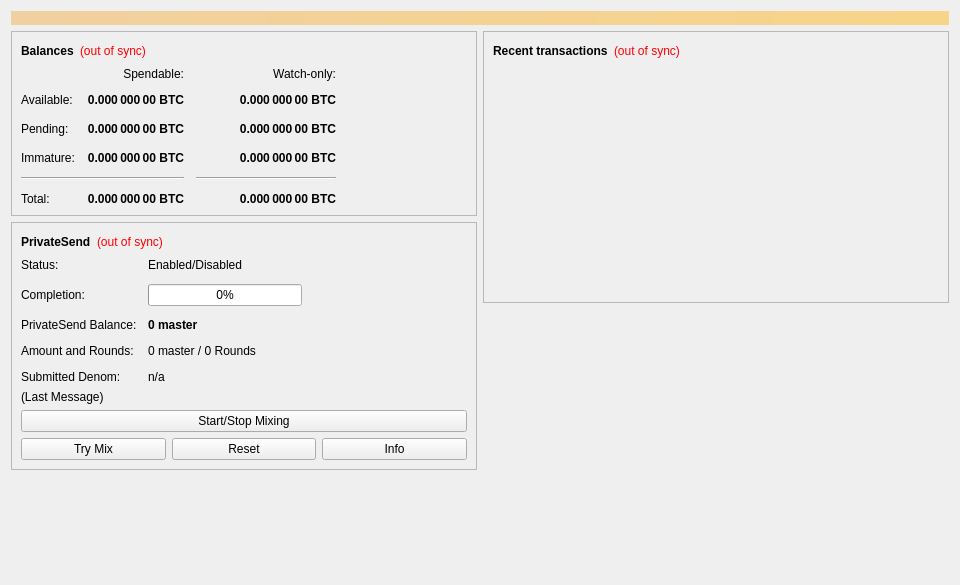
<?xml version="1.0" encoding="UTF-8"?>
<ui version="4.0">
 <class>OverviewPage</class>
 <widget class="QWidget" name="OverviewPage">
  <property name="geometry">
   <rect>
    <x>0</x>
    <y>0</y>
    <width>960</width>
    <height>585</height>
   </rect>
  </property>
  <property name="minimumSize">
   <size>
    <width>960</width>
    <height>0</height>
   </size>
  </property>
  <property name="windowTitle">
   <string>Form</string>
  </property>
  <layout class="QVBoxLayout" name="topLayout">
   <item>
    <widget class="QLabel" name="labelAlerts">
     <property name="visible">
      <bool>false</bool>
     </property>
     <property name="styleSheet">
      <string notr="true">QLabel { background-color: qlineargradient(x1: 0, y1: 0, x2: 1, y2: 0, stop:0 #F0D0A0, stop:1 #F8D488); color:#000000; }</string>
     </property>
     <property name="wordWrap">
      <bool>true</bool>
     </property>
     <property name="margin">
      <number>3</number>
     </property>
     <property name="textInteractionFlags">
      <set>Qt::TextSelectableByMouse</set>
     </property>
    </widget>
   </item>
   <item>
    <layout class="QHBoxLayout" name="horizontalLayout" stretch="1,1">
     <item>
      <layout class="QVBoxLayout" name="verticalLayout_2">
       <item>
        <widget class="QFrame" name="frame">
         <property name="frameShape">
          <enum>QFrame::StyledPanel</enum>
         </property>
         <property name="frameShadow">
          <enum>QFrame::Raised</enum>
         </property>
         <layout class="QVBoxLayout" name="verticalLayout_4">
          <item>
           <layout class="QHBoxLayout" name="horizontalLayout_4">
            <item>
             <widget class="QLabel" name="label_5">
              <property name="font">
               <font>
                <weight>75</weight>
                <bold>true</bold>
               </font>
              </property>
              <property name="text">
               <string>Balances</string>
              </property>
             </widget>
            </item>
            <item>
             <widget class="QLabel" name="labelWalletStatus">
              <property name="toolTip">
               <string>The displayed information may be out of date. Your wallet automatically synchronizes with the master network after a connection is established, but this process has not completed yet.</string>
              </property>
              <property name="styleSheet">
               <string notr="true">QLabel { color: red; }</string>
              </property>
              <property name="text">
               <string notr="true">(out of sync)</string>
              </property>
              <property name="alignment">
               <set>Qt::AlignLeading|Qt::AlignLeft|Qt::AlignVCenter</set>
              </property>
             </widget>
            </item>
            <item>
             <spacer name="horizontalSpacer_3">
              <property name="orientation">
               <enum>Qt::Horizontal</enum>
              </property>
              <property name="sizeHint" stdset="0">
               <size>
                <width>40</width>
                <height>20</height>
               </size>
              </property>
             </spacer>
            </item>
           </layout>
          </item>
          <item>
           <layout class="QGridLayout" name="gridLayout">
            <property name="spacing">
             <number>12</number>
            </property>
            <item row="2" column="2">
             <widget class="QLabel" name="labelWatchPending">
              <property name="font">
               <font>
                <weight>75</weight>
                <bold>true</bold>
               </font>
              </property>
              <property name="cursor">
               <cursorShape>IBeamCursor</cursorShape>
              </property>
              <property name="toolTip">
               <string>Unconfirmed transactions to watch-only addresses</string>
              </property>
              <property name="text">
               <string notr="true">0.000 000 00 BTC</string>
              </property>
              <property name="alignment">
               <set>Qt::AlignRight|Qt::AlignTrailing|Qt::AlignVCenter</set>
              </property>
              <property name="textInteractionFlags">
               <set>Qt::LinksAccessibleByMouse|Qt::TextSelectableByKeyboard|Qt::TextSelectableByMouse</set>
              </property>
             </widget>
            </item>
            <item row="2" column="1">
             <widget class="QLabel" name="labelUnconfirmed">
              <property name="font">
               <font>
                <weight>75</weight>
                <bold>true</bold>
               </font>
              </property>
              <property name="cursor">
               <cursorShape>IBeamCursor</cursorShape>
              </property>
              <property name="toolTip">
               <string>Total of transactions that have yet to be confirmed, and do not yet count toward the spendable balance</string>
              </property>
              <property name="text">
               <string notr="true">0.000 000 00 BTC</string>
              </property>
              <property name="alignment">
               <set>Qt::AlignRight|Qt::AlignTrailing|Qt::AlignVCenter</set>
              </property>
              <property name="textInteractionFlags">
               <set>Qt::LinksAccessibleByMouse|Qt::TextSelectableByKeyboard|Qt::TextSelectableByMouse</set>
              </property>
             </widget>
            </item>
            <item row="3" column="2">
             <widget class="QLabel" name="labelWatchImmature">
              <property name="font">
               <font>
                <weight>75</weight>
                <bold>true</bold>
               </font>
              </property>
              <property name="cursor">
               <cursorShape>IBeamCursor</cursorShape>
              </property>
              <property name="toolTip">
               <string>Mined balance in watch-only addresses that has not yet matured</string>
              </property>
              <property name="text">
               <string notr="true">0.000 000 00 BTC</string>
              </property>
              <property name="alignment">
               <set>Qt::AlignRight|Qt::AlignTrailing|Qt::AlignVCenter</set>
              </property>
              <property name="textInteractionFlags">
               <set>Qt::LinksAccessibleByMouse|Qt::TextSelectableByKeyboard|Qt::TextSelectableByMouse</set>
              </property>
             </widget>
            </item>
            <item row="4" column="0" colspan="2">
             <widget class="Line" name="lineSpendableBalance">
              <property name="orientation">
               <enum>Qt::Horizontal</enum>
              </property>
             </widget>
            </item>
            <item row="4" column="2">
             <widget class="Line" name="lineWatchBalance">
              <property name="sizePolicy">
               <sizepolicy hsizetype="Preferred" vsizetype="Fixed">
                <horstretch>0</horstretch>
                <verstretch>0</verstretch>
               </sizepolicy>
              </property>
              <property name="minimumSize">
               <size>
                <width>140</width>
                <height>0</height>
               </size>
              </property>
              <property name="orientation">
               <enum>Qt::Horizontal</enum>
              </property>
             </widget>
            </item>
            <item row="5" column="0">
             <widget class="QLabel" name="labelTotalText">
              <property name="text">
               <string>Total:</string>
              </property>
             </widget>
            </item>
            <item row="3" column="1">
             <widget class="QLabel" name="labelImmature">
              <property name="font">
               <font>
                <weight>75</weight>
                <bold>true</bold>
               </font>
              </property>
              <property name="cursor">
               <cursorShape>IBeamCursor</cursorShape>
              </property>
              <property name="toolTip">
               <string>Mined balance that has not yet matured</string>
              </property>
              <property name="text">
               <string notr="true">0.000 000 00 BTC</string>
              </property>
              <property name="alignment">
               <set>Qt::AlignRight|Qt::AlignTrailing|Qt::AlignVCenter</set>
              </property>
              <property name="textInteractionFlags">
               <set>Qt::LinksAccessibleByMouse|Qt::TextSelectableByKeyboard|Qt::TextSelectableByMouse</set>
              </property>
             </widget>
            </item>
            <item row="2" column="3">
             <spacer name="horizontalSpacer_2">
              <property name="orientation">
               <enum>Qt::Horizontal</enum>
              </property>
              <property name="sizeHint" stdset="0">
               <size>
                <width>40</width>
                <height>20</height>
               </size>
              </property>
             </spacer>
            </item>
            <item row="3" column="0">
             <widget class="QLabel" name="labelImmatureText">
              <property name="text">
               <string>Immature:</string>
              </property>
             </widget>
            </item>
            <item row="5" column="1">
             <widget class="QLabel" name="labelTotal">
              <property name="font">
               <font>
                <weight>75</weight>
                <bold>true</bold>
               </font>
              </property>
              <property name="cursor">
               <cursorShape>IBeamCursor</cursorShape>
              </property>
              <property name="toolTip">
               <string>Your current total balance</string>
              </property>
              <property name="text">
               <string notr="true">0.000 000 00 BTC</string>
              </property>
              <property name="alignment">
               <set>Qt::AlignRight|Qt::AlignTrailing|Qt::AlignVCenter</set>
              </property>
              <property name="textInteractionFlags">
               <set>Qt::LinksAccessibleByMouse|Qt::TextSelectableByKeyboard|Qt::TextSelectableByMouse</set>
              </property>
             </widget>
            </item>
            <item row="5" column="2">
             <widget class="QLabel" name="labelWatchTotal">
              <property name="font">
               <font>
                <weight>75</weight>
                <bold>true</bold>
               </font>
              </property>
              <property name="cursor">
               <cursorShape>IBeamCursor</cursorShape>
              </property>
              <property name="toolTip">
               <string>Current total balance in watch-only addresses</string>
              </property>
              <property name="text">
               <string notr="true">0.000 000 00 BTC</string>
              </property>
              <property name="alignment">
               <set>Qt::AlignRight|Qt::AlignTrailing|Qt::AlignVCenter</set>
              </property>
              <property name="textInteractionFlags">
               <set>Qt::LinksAccessibleByMouse|Qt::TextSelectableByKeyboard|Qt::TextSelectableByMouse</set>
              </property>
             </widget>
            </item>
            <item row="0" column="2">
             <widget class="QLabel" name="labelWatchonly">
              <property name="text">
               <string>Watch-only:</string>
              </property>
              <property name="alignment">
               <set>Qt::AlignRight|Qt::AlignTrailing|Qt::AlignVCenter</set>
              </property>
             </widget>
            </item>
            <item row="1" column="0">
             <widget class="QLabel" name="labelBalanceText">
              <property name="text">
               <string>Available:</string>
              </property>
             </widget>
            </item>
            <item row="1" column="1">
             <widget class="QLabel" name="labelBalance">
              <property name="font">
               <font>
                <weight>75</weight>
                <bold>true</bold>
               </font>
              </property>
              <property name="cursor">
               <cursorShape>IBeamCursor</cursorShape>
              </property>
              <property name="toolTip">
               <string>Your current spendable balance</string>
              </property>
              <property name="text">
               <string notr="true">0.000 000 00 BTC</string>
              </property>
              <property name="alignment">
               <set>Qt::AlignRight|Qt::AlignTrailing|Qt::AlignVCenter</set>
              </property>
              <property name="textInteractionFlags">
               <set>Qt::LinksAccessibleByMouse|Qt::TextSelectableByKeyboard|Qt::TextSelectableByMouse</set>
              </property>
             </widget>
            </item>
            <item row="1" column="2">
             <widget class="QLabel" name="labelWatchAvailable">
              <property name="font">
               <font>
                <weight>75</weight>
                <bold>true</bold>
               </font>
              </property>
              <property name="cursor">
               <cursorShape>IBeamCursor</cursorShape>
              </property>
              <property name="toolTip">
               <string>Your current balance in watch-only addresses</string>
              </property>
              <property name="text">
               <string notr="true">0.000 000 00 BTC</string>
              </property>
              <property name="alignment">
               <set>Qt::AlignRight|Qt::AlignTrailing|Qt::AlignVCenter</set>
              </property>
              <property name="textInteractionFlags">
               <set>Qt::LinksAccessibleByMouse|Qt::TextSelectableByKeyboard|Qt::TextSelectableByMouse</set>
              </property>
             </widget>
            </item>
            <item row="2" column="0">
             <widget class="QLabel" name="labelPendingText">
              <property name="text">
               <string>Pending:</string>
              </property>
             </widget>
            </item>
            <item row="0" column="1">
             <widget class="QLabel" name="labelSpendable">
              <property name="text">
               <string>Spendable:</string>
              </property>
              <property name="alignment">
               <set>Qt::AlignRight|Qt::AlignTrailing|Qt::AlignVCenter</set>
              </property>
             </widget>
            </item>
           </layout>
          </item>
         </layout>
        </widget>
       </item>
       <item>
        <widget class="QFrame" name="framePrivateSend">
         <property name="layoutDirection">
          <enum>Qt::LeftToRight</enum>
         </property>
         <property name="frameShape">
          <enum>QFrame::StyledPanel</enum>
         </property>
         <property name="frameShadow">
          <enum>QFrame::Raised</enum>
         </property>
         <layout class="QVBoxLayout" name="VerticalLayout_PS1">
          <item>
           <layout class="QHBoxLayout" name="horizontalLayout_5">
            <item>
             <widget class="QLabel" name="labelPrivateSendHeader">
              <property name="font">
               <font>
                <weight>75</weight>
                <bold>true</bold>
               </font>
              </property>
              <property name="text">
               <string>PrivateSend</string>
              </property>
             </widget>
            </item>
            <item>
             <widget class="QLabel" name="labelPrivateSendSyncStatus">
              <property name="toolTip">
               <string>The displayed information may be out of date. Your wallet automatically synchronizes with the master network after a connection is established, but this process has not completed yet.</string>
              </property>
              <property name="styleSheet">
               <string notr="true">QLabel { color: red; }</string>
              </property>
              <property name="text">
               <string notr="true">(out of sync)</string>
              </property>
              <property name="alignment">
               <set>Qt::AlignLeading|Qt::AlignLeft|Qt::AlignVCenter</set>
              </property>
             </widget>
            </item>
            <item>
             <spacer name="horizontalSpacer_4">
              <property name="orientation">
               <enum>Qt::Horizontal</enum>
              </property>
              <property name="sizeHint" stdset="0">
               <size>
                <width>40</width>
                <height>20</height>
               </size>
              </property>
             </spacer>
            </item>
           </layout>
          </item>
          <item>
           <layout class="QFormLayout" name="privateSendFormLayout">
            <property name="fieldGrowthPolicy">
             <enum>QFormLayout::AllNonFixedFieldsGrow</enum>
            </property>
            <property name="horizontalSpacing">
             <number>11</number>
            </property>
            <property name="verticalSpacing">
             <number>12</number>
            </property>
            <item row="0" column="0">
             <widget class="QLabel" name="labelPrivateSendEnabledText">
              <property name="text">
               <string>Status:</string>
              </property>
             </widget>
            </item>
            <item row="0" column="1">
             <widget class="QLabel" name="labelPrivateSendEnabled">
              <property name="text">
               <string>Enabled/Disabled</string>
              </property>
             </widget>
            </item>
            <item row="1" column="0">
             <widget class="QLabel" name="labelCompletitionText">
              <property name="text">
               <string>Completion:</string>
              </property>
             </widget>
            </item>
            <item row="1" column="1">
             <widget class="QProgressBar" name="privateSendProgress">
              <property name="maximumSize">
               <size>
                <width>154</width>
                <height>16777215</height>
               </size>
              </property>
              <property name="value">
               <number>0</number>
              </property>
             </widget>
            </item>
            <item row="2" column="0">
             <widget class="QLabel" name="labelAnonymizedText">
              <property name="text">
               <string>PrivateSend Balance:</string>
              </property>
             </widget>
            </item>
            <item row="2" column="1">
             <widget class="QLabel" name="labelAnonymized">
              <property name="font">
               <font>
                <weight>75</weight>
                <bold>true</bold>
               </font>
              </property>
              <property name="text">
               <string notr="true">0 master</string>
              </property>
             </widget>
            </item>
            <item row="3" column="0">
             <widget class="QLabel" name="labelAmountAndRoundsText">
              <property name="text">
               <string>Amount and Rounds:</string>
              </property>
             </widget>
            </item>
            <item row="3" column="1">
             <widget class="QLabel" name="labelAmountRounds">
              <property name="text">
               <string>0 master / 0 Rounds</string>
              </property>
             </widget>
            </item>
            <item row="4" column="0">
             <widget class="QLabel" name="labelSubmittedDenomText">
              <property name="text">
               <string>Submitted Denom:</string>
              </property>
             </widget>
            </item>
            <item row="4" column="1">
             <widget class="QLabel" name="labelSubmittedDenom">
              <property name="toolTip">
               <string>The denominations you submitted to the Masternode.&lt;br&gt;To mix, other users must submit the exact same denominations.</string>
              </property>
              <property name="text">
               <string>n/a</string>
              </property>
             </widget>
            </item>
           </layout>
          </item>
          <item>
           <layout class="QVBoxLayout" name="VerticalLayout_PS">
            <item>
             <widget class="QLabel" name="labelPrivateSendLastMessage">
              <property name="text">
               <string>(Last Message)</string>
              </property>
              <property name="alignment">
               <set>Qt::AlignLeading|Qt::AlignLeft|Qt::AlignTop</set>
              </property>
              <property name="wordWrap">
               <bool>true</bool>
              </property>
             </widget>
            </item>
            <item>
             <widget class="QPushButton" name="togglePrivateSend">
              <property name="sizePolicy">
               <sizepolicy hsizetype="MinimumExpanding" vsizetype="Fixed">
                <horstretch>0</horstretch>
                <verstretch>0</verstretch>
               </sizepolicy>
              </property>
              <property name="text">
               <string>Start/Stop Mixing</string>
              </property>
             </widget>
            </item>
            <item>
             <layout class="QHBoxLayout" name="horizontalLayout_debugbuttons">
              <item>
               <widget class="QPushButton" name="privateSendAuto">
                <property name="sizePolicy">
                 <sizepolicy hsizetype="MinimumExpanding" vsizetype="Fixed">
                  <horstretch>0</horstretch>
                  <verstretch>0</verstretch>
                 </sizepolicy>
                </property>
                <property name="toolTip">
                 <string>Try to manually submit a PrivateSend request.</string>
                </property>
                <property name="text">
                 <string>Try Mix</string>
                </property>
               </widget>
              </item>
              <item>
               <widget class="QPushButton" name="privateSendReset">
                <property name="sizePolicy">
                 <sizepolicy hsizetype="MinimumExpanding" vsizetype="Fixed">
                  <horstretch>0</horstretch>
                  <verstretch>0</verstretch>
                 </sizepolicy>
                </property>
                <property name="toolTip">
                 <string>Reset the current status of PrivateSend (can interrupt PrivateSend if it's in the process of Mixing, which can cost you money!)</string>
                </property>
                <property name="autoFillBackground">
                 <bool>false</bool>
                </property>
                <property name="text">
                 <string>Reset</string>
                </property>
               </widget>
              </item>
              <item>
               <widget class="QPushButton" name="privateSendInfo">
                <property name="sizePolicy">
                 <sizepolicy hsizetype="MinimumExpanding" vsizetype="Fixed">
                  <horstretch>0</horstretch>
                  <verstretch>0</verstretch>
                 </sizepolicy>
                </property>
                <property name="toolTip">
                 <string>Information about PrivateSend and Mixing</string>
                </property>
                <property name="text">
                 <string>Info</string>
                </property>
               </widget>
              </item>
             </layout>
            </item>
           </layout>
          </item>
         </layout>
        </widget>
       </item>
       <item>
        <spacer name="verticalSpacer">
         <property name="orientation">
          <enum>Qt::Vertical</enum>
         </property>
         <property name="sizeHint" stdset="0">
          <size>
           <width>20</width>
           <height>40</height>
          </size>
         </property>
        </spacer>
       </item>
      </layout>
     </item>
     <item>
      <layout class="QVBoxLayout" name="verticalLayout_3">
       <item>
        <widget class="QFrame" name="frame_2">
         <property name="frameShape">
          <enum>QFrame::StyledPanel</enum>
         </property>
         <property name="frameShadow">
          <enum>QFrame::Raised</enum>
         </property>
         <layout class="QVBoxLayout" name="verticalLayout">
          <item>
           <layout class="QHBoxLayout" name="horizontalLayout_2">
            <item>
             <widget class="QLabel" name="label_4">
              <property name="font">
               <font>
                <weight>75</weight>
                <bold>true</bold>
               </font>
              </property>
              <property name="text">
               <string>Recent transactions</string>
              </property>
             </widget>
            </item>
            <item>
             <widget class="QLabel" name="labelTransactionsStatus">
              <property name="toolTip">
               <string>The displayed information may be out of date. Your wallet automatically synchronizes with the master network after a connection is established, but this process has not completed yet.</string>
              </property>
              <property name="styleSheet">
               <string notr="true">QLabel { color: red; }</string>
              </property>
              <property name="text">
               <string notr="true">(out of sync)</string>
              </property>
              <property name="alignment">
               <set>Qt::AlignLeading|Qt::AlignLeft|Qt::AlignVCenter</set>
              </property>
             </widget>
            </item>
            <item>
             <spacer name="horizontalSpacer">
              <property name="orientation">
               <enum>Qt::Horizontal</enum>
              </property>
              <property name="sizeHint" stdset="0">
               <size>
                <width>40</width>
                <height>20</height>
               </size>
              </property>
             </spacer>
            </item>
           </layout>
          </item>
          <item>
           <widget class="QListView" name="listTransactions">
            <property name="styleSheet">
             <string notr="true">QListView { background: transparent; }</string>
            </property>
            <property name="frameShape">
             <enum>QFrame::NoFrame</enum>
            </property>
            <property name="verticalScrollBarPolicy">
             <enum>Qt::ScrollBarAlwaysOff</enum>
            </property>
            <property name="horizontalScrollBarPolicy">
             <enum>Qt::ScrollBarAlwaysOff</enum>
            </property>
            <property name="selectionMode">
             <enum>QAbstractItemView::NoSelection</enum>
            </property>
           </widget>
          </item>
         </layout>
        </widget>
       </item>
       <item>
        <spacer name="verticalSpacer_2">
         <property name="orientation">
          <enum>Qt::Vertical</enum>
         </property>
         <property name="sizeHint" stdset="0">
          <size>
           <width>20</width>
           <height>40</height>
          </size>
         </property>
        </spacer>
       </item>
      </layout>
     </item>
    </layout>
   </item>
  </layout>
 </widget>
 <resources/>
 <connections/>
</ui>
